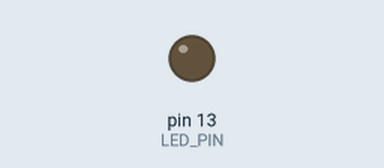
A sketch run on a simulated Arduino Leonardo, built with avr-gcc and run on an emulated ATmega32U4. Shown: output pins drawn as LEDs (lit = HIGH). Dashed ring = blinking. USB keyboard and mouse output is not drawn.

Above: at 0.8 s.
At 2.2 s:
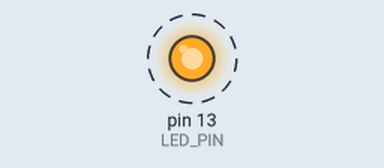
Timing chart, 0 to 4.6 s (numbered marks = the images above):
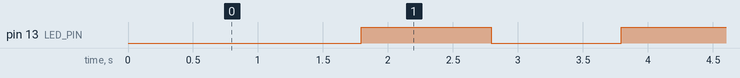

The sketch:

keyboardEmulator.ino
```cpp
//keyboardEmulator.ino
#include "Keyboard.h"

const int LED_PIN = 13;

void setup(){
  pinMode(LED_PIN, OUTPUT);
  Keyboard.begin();
}

const char *message = "Hello World";
void loop(){
  delay(500);
  Keyboard.press(KEY_LEFT_GUI);
  delay(1);
  Keyboard.press('r');
  Keyboard.releaseAll();
  delay(200);
  Keyboard.println("notepad");
  delay(500);

  for(int i=0; i<11; ++i){
    Keyboard.print(message[i]);
    delay(50);
  }
  Keyboard.println();

  while(1){
    digitalWrite(LED_PIN, HIGH);
    delay(1000);
    digitalWrite(LED_PIN, LOW);
    delay(1000);
  }
}
// const int BTN_PIN = 14;

// const int LINES = 3;
// const char *text[] = {"Line 1", "Line 2", "Line 3"};

// void setup() {
//   // put your setup code here, to run once:
//   pinMode(LED_PIN, OUTPUT);
//   pinMode(BTN_PIN, INPUT);
//   Keyboard.begin();
// }

// bool prev_state = false;
// void loop() {
//   bool cur_state = digitalRead(BTN_PIN);
//   if(cur_state && !prev_state){
//     digitalWrite(LED_PIN, HIGH);
//     hack();
//   } else {
//     digitalWrite(LED_PIN, LOW);
//   }
//   prev_state = cur_state;
//   delay(1);
// }

// void hack(){
//   Keyboard.press(KEY_LEFT_CTRL);
//   Keyboard.press(KEY_LEFT_ALT);
//   Keyboard.press('t');
//   delay(10);
//   Keyboard.releaseAll();
//   delay(500);
//   Keyboard.print("Hello World");
// }

// void printLines(){
//   for(int i = 0; i < LINES; ++i){
//     Keyboard.print(text[i]);
//     Keyboard.press(KEY_LEFT_CTRL);
//     delay(10);
//     Keyboard.press(KEY_RETURN);
//     Keyboard.releaseAll();
//   }
//   Keyboard.println();
// }
```

Measured:
- by itself, pin 13 (LED_PIN): alternates HIGH for 1.0 s and LOW for 1.0 s
